Frame 1 (no input): blank canvas, image omitted
Frame 60 (no input): blank canvas, image omitted
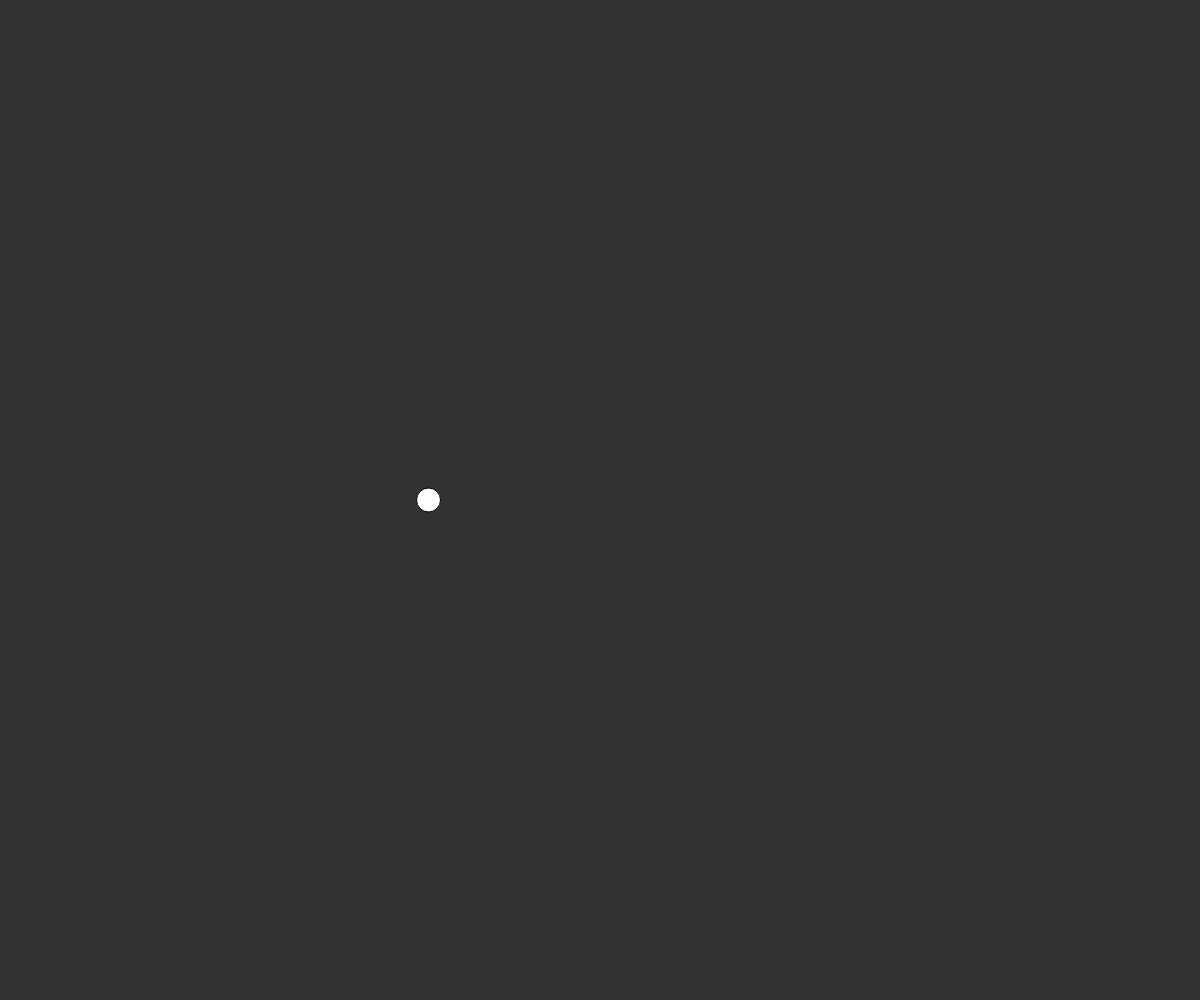
Frame 120 (the mouse pressed at the canvas centre since frame 60)

The p5.js sketch whose frames 1 and 60 were blank and that drew this single picture after the mouse press (run headless with seeded random() and noise() and a simulated clock; from frame 60 on, the mouse is pressed at the canvas centre):

// p5.js sketch
// ── sketch.js
//If we say Random(100) it will always give us a random number between 0 and 100.
//If we use Perlin Noise and say noise(100) the random value will always remail constant untill and unless we refresh the page. And also it always gives us the result between 0 and 1.

var xoff = 0;

function setup() {
  createCanvas(windowWidth, windowHeight);
}

function draw() {
  var x = map(noise(xoff), 0, 1, 0, width);
  xoff += 0.005;
  background(50);
  ellipse(x, height / 2, 24, 24);
}
